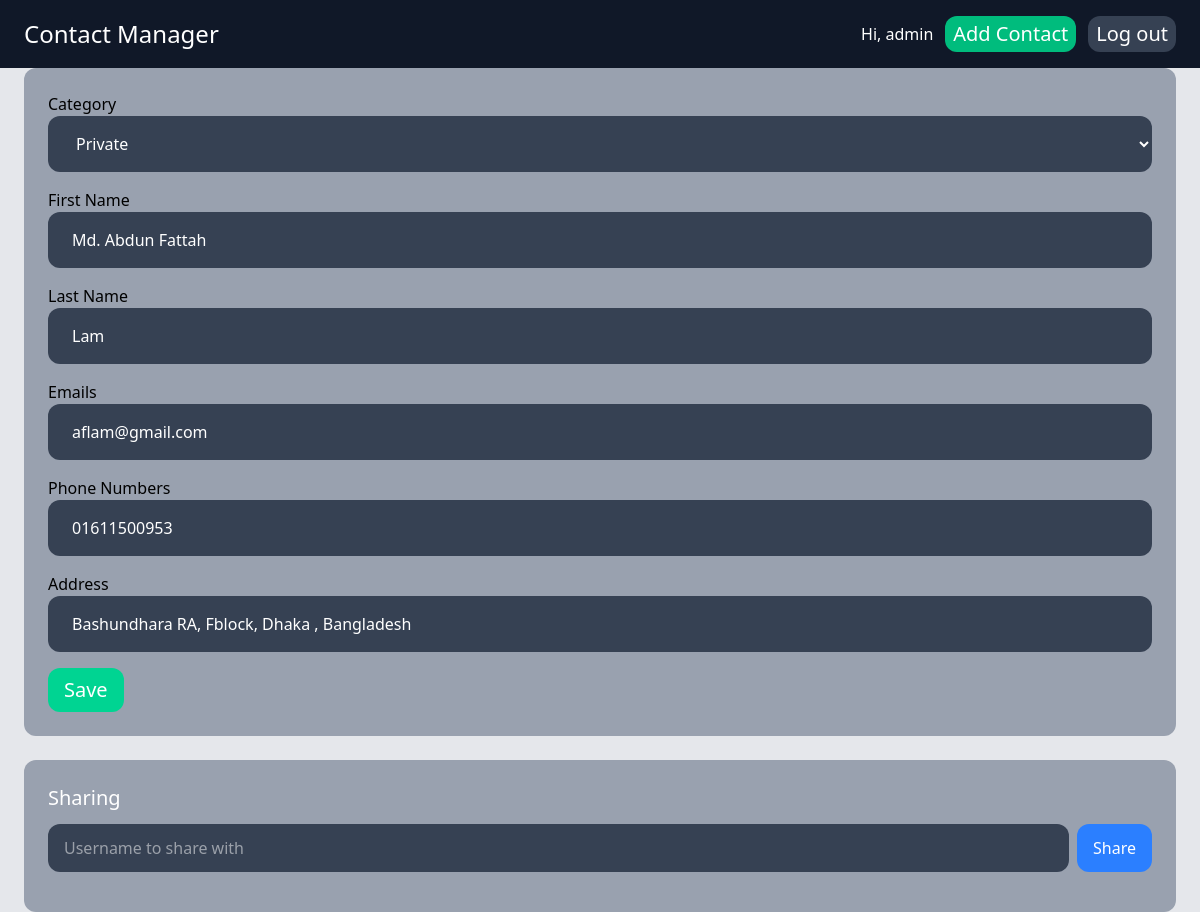
/contacts/6/edit/ (signed in), run on the app's committed database.
### contacts/models.py (models this page shows)
class Contact(models.Model):
    catagory = models.ForeignKey(Category, on_delete=models.CASCADE, related_name='contacts')
    first_name = models.CharField(max_length=225)
    last_name = models.CharField(max_length=225)
    phone_number = models.CharField(max_length=25, blank=True)
    email = models.EmailField(blank=True)
    address = models.TextField(max_length=255)
    owner = models.ForeignKey(User, on_delete=models.CASCADE, related_name='owned_contacts', null=True, blank=True)
    shared_with = models.ManyToManyField(User, related_name='shared_contacts', blank=True)

class Category(models.Model):
    title = models.CharField(max_length=225)

class ContactEmail(models.Model):
    contact = models.ForeignKey(Contact, on_delete=models.CASCADE, related_name='emails')
    email = models.EmailField()

class ContactPhone(models.Model):
    contact = models.ForeignKey(Contact, on_delete=models.CASCADE, related_name='phones')
    phone_number = models.CharField(max_length=25)

### contacts/views.py (the view, shortened to what this page needs)
# urls.py: path('contacts/<int:pk>/edit/', contact_views.edit_contact, name='edit_contact'),
@login_required
def edit_contact(request, pk):
    contact = get_object_or_404(Contact.objects.prefetch_related('emails', 'phones'), pk=pk)
    if contact.owner_id != request.user.id:
        return redirect('frontpage')
    category=Category.objects.all()
    return render(request, "core/edit_contact.html", {
        'contact': contact,
        'category': category
    })

### contacts/templates/core/edit_contact.html (shortened to what this page needs)
{% extends "core/base.html" %}
{% block content %}
<div class="bg-gray-400 rounded-xl">
    <form method="post" action="."class="p-6 space-y-4">
        <div>
            <label for="category">Category</label><br />
            <select id="category" name="category" required class="w-full py-4 px-6  rounded-xl bg-gray-700 hover:bg-gray-800 text-white">
                {% for cat in category %}
                    <option value="{{ cat.id }}"
                        {% if contact.catagory.id == cat.id %}selected{% endif %}>
                        {{ cat.title }}
                    </option>
                {% endfor %}
            </select>
        </div>
        <div>
            <label for="first_name">First Name</label><br />
            <input id="first_name" type="text" value="{{ contact.first_name }}" name="first_name" placeholder="First name" title="First name" class="w-full py-4 px-6  rounded-xl bg-gray-700 hover:bg-gray-800 text-white"/>
        </div>
        <div>
            <label for="last_name">Last Name</label><br />
            <input id="last_name" type="text" value="{{ contact.last_name }}" name="last_name" placeholder="Last name" title="Last name" class="w-full py-4 px-6  rounded-xl bg-gray-700 hover:bg-gray-800 text-white"/>
        </div>
        <div>
            <label class="block">Emails</label>
            <div id="email-fields" class="space-y-3">
                {% if contact.emails.all %}
                    {% for email in contact.emails.all %}
                    <div class="flex gap-2 email-row">
                        <input type="email" name="emails" value="{{ email.email }}" class="flex-1 py-4 px-6 rounded-xl bg-gray-700 hover:bg-gray-800 text-white" placeholder="Email" />
                    </div>
                    {% endfor %}
                {% else %}
                    <div class="flex gap-2 email-row">
                        <input type="email" name="emails" class="flex-1 py-4 px-6 rounded-xl bg-gray-700 hover:bg-gray-800 text-white" placeholder="Email" />
                        <button type="button" class="remove-email px-4 py-2 bg-red-500 hover:bg-red-700 text-white rounded-xl hidden">Remove</button>
                    </div>
                {% endif %}
            </div>
        </div>
        <div>
            <label class="block">Phone Numbers</label>
            <div id="phone-fields" class="space-y-3">
                {% if contact.phones.all %}
                    {% for phone in contact.phones.all %}
                    <div class="flex gap-2 phone-row">
                        <input type="text" name="phone_numbers" value="{{ phone.phone_number }}" class="flex-1 py-4 px-6 rounded-xl bg-gray-700 hover:bg-gray-800 text-white" placeholder="Phone number" />
                    </div>
                    {% endfor %}
                {% endif %}
            </div>
        </div>
        <div>
            <label for="address">Address</label><br />
            <input id="address" type="text" value="{{ contact.address }}" name="address" placeholder="Address" title="Address" class="w-full py-4 px-6  rounded-xl bg-gray-700 hover:bg-gray-800 text-white"/>
        </div>
        <div>
            <button type="submit" class="px-4 py-2 bg-emerald-400 hover:bg-emerald-700 text-white text-xl rounded-xl">Save</button>
        </div>
    </form>
</div>
<div class="bg-gray-400 rounded-xl p-6 mt-6">
    <h3 class="text-xl text-white mb-3">Sharing</h3>
    <form method="post" action="{% url 'share_contact' contact.id %}" class="flex gap-2 mb-4">
        <input type="text" name="username" placeholder="Username to share with" class="flex-1 py-3 px-4 rounded-xl bg-gray-700 text-white" />
        <button type="submit" class="px-4 py-2 bg-blue-500 hover:bg-blue-700 text-white rounded-xl">Share</button>
    </form>
</div>
{% endblock %}

### contacts/templates/core/base.html (shortened to what this page needs)
<!doctype html>
<html lang="en">
  <head>
    <script src="https://cdn.jsdelivr.net/npm/@tailwindcss/browser@4"></script>
  </head>
  <body class="bg-gray-200">
    <nav class="px-6 py-4 bg-gray-900 flex justify-between items-center">
      <h1 class="text-2xl">
        <a href="{% url 'frontpage' %}" class="text-white hover:text-gray-500">
          Contact Manager
        </a>
      </h1>
      <div class="flex items-center gap-3">
        {% if user.is_authenticated %}
          <span class="text-white">Hi, {{ user.username }}</span>
          <a href="{% url 'add_contact' %}" class="px-2 py-1 bg-emerald-500 hover:bg-emerald-700 text-white text-xl rounded-xl">Add Contact</a>
          <form method="post" action="{% url 'logout' %}" class="inline">
            <button type="submit" class="px-2 py-1 bg-gray-700 hover:bg-gray-800 text-white text-xl rounded-xl">Log out</button>
          </form>
        {% else %}
          <a href="{% url 'login' %}" class="px-2 py-1 bg-emerald-500 hover:bg-emerald-700 text-white text-xl rounded-xl">Log in</a>
          <a href="{% url 'signup' %}" class="px-2 py-1 bg-blue-500 hover:bg-blue-700 text-white text-xl rounded-xl">Sign up</a>
        {% endif %}
      </div>
    </nav>
    <div class= px-6 py-4>
        {% block content %}
        {% endblock %}
    </div>
  </body>
</html>

### data on the page
Contact: category "Private", first_name "Md. Abdun Fattah", last_name "Lam", address "Bashundhara RA, Fblock, Dhaka , Bangladesh"
ContactEmail: emails "aflam@gmail.com"
ContactPhone: phone_numbers "01611500953"

### other printed values
{{ user.username }} "admin"
